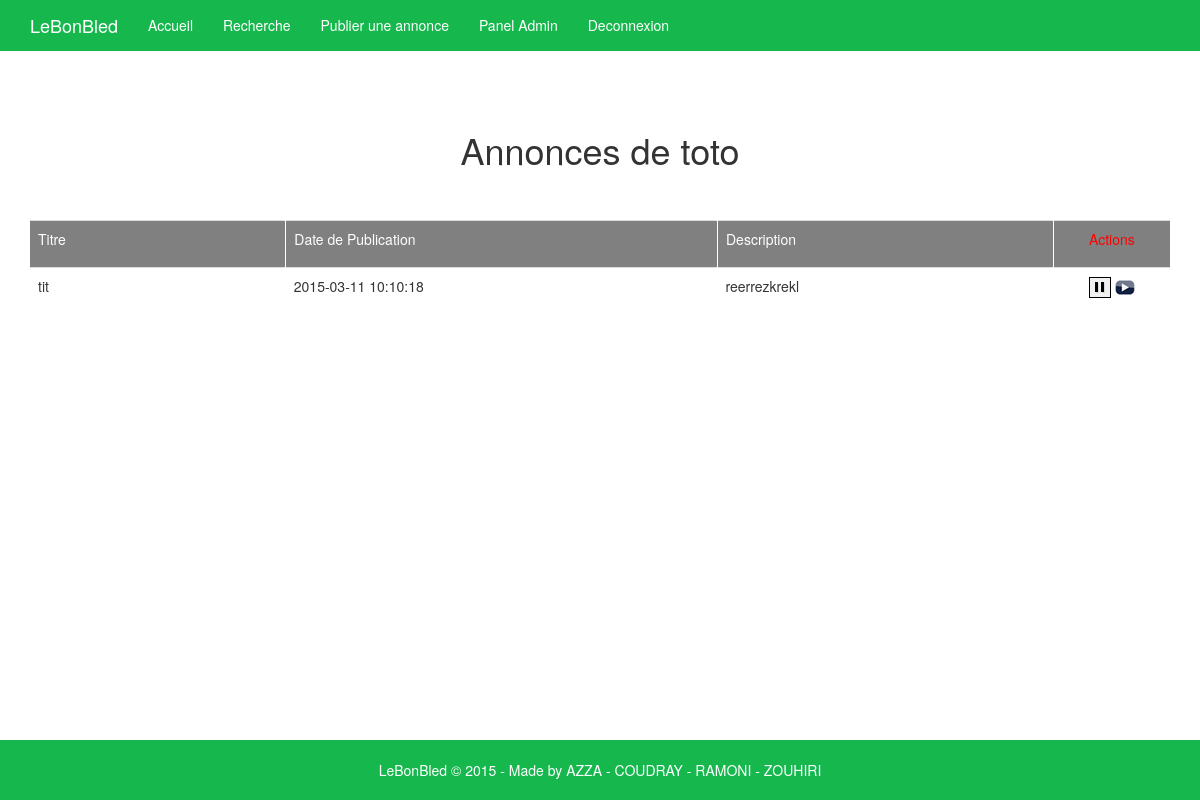
Before: /annonce_utilisateur.php?nom=toto (signed in) with the older database file.
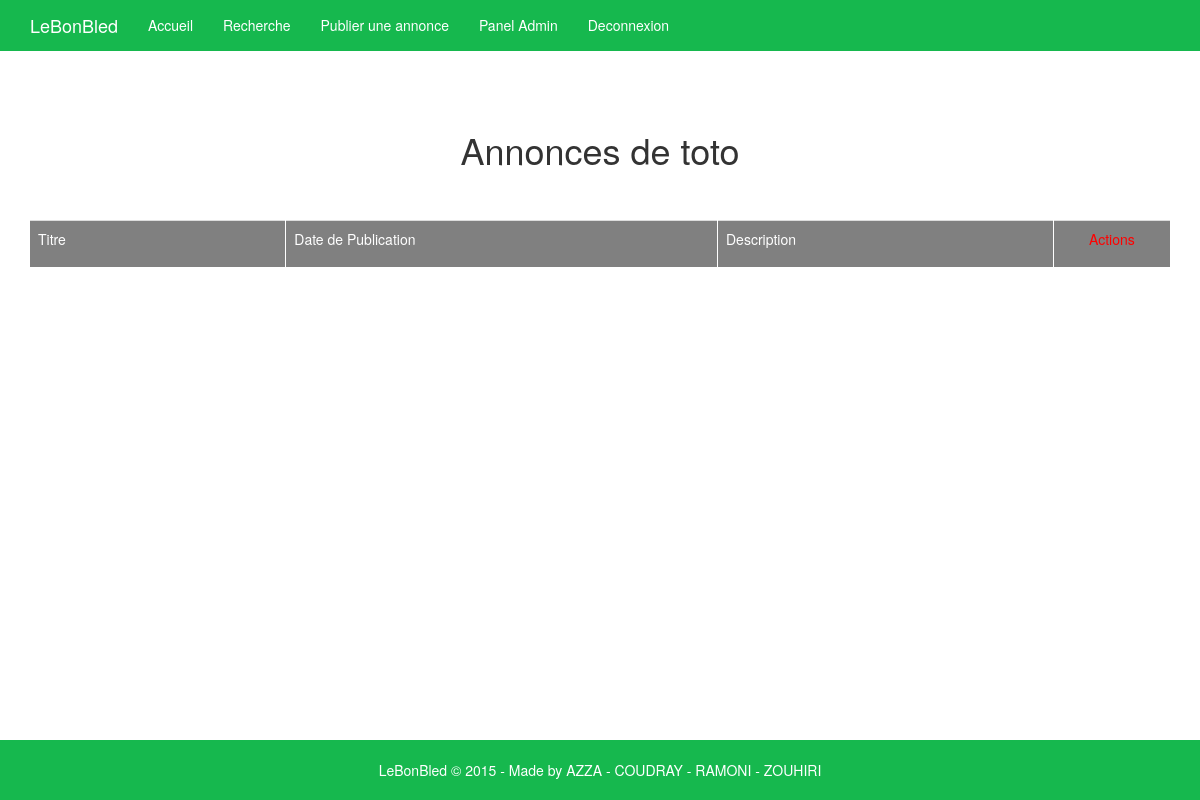
After: the same page with the newer database file.
### tables this page shows
CREATE TABLE IF NOT EXISTS `annonce` (
  `id` int(11) NOT NULL AUTO_INCREMENT,
  `titre` varchar(300) NOT NULL,
  `prix` int(11) NOT NULL,
  `date_publication` datetime NOT NULL DEFAULT CURRENT_TIMESTAMP,
  `description` text NOT NULL,
  `proprietaire` varchar(100) NOT NULL,
  `photo` varchar(200) NOT NULL,
  `active` tinyint(1) NOT NULL,
  PRIMARY KEY (`id`),
  KEY `proprietaire` (`proprietaire`)
);

### annonce_utilisateur.php (the view, shortened to what this page needs)
<!DOCTYPE html>
<html lang="en">
    <head>
        <link href="//netdna.bootstrapcdn.com/bootstrap/3.1.1/css/bootstrap.min.css" rel="stylesheet">
        <link href="Inclusion/footer.css" rel="stylesheet">
    </head>
    <body>
<?php include("Inclusion/gestion.php"); ?>
<?php include("Inclusion/footer.php"); ?>
<div class="container">
    <div class="text-center">
         <h1 class="">Annonces de <?php echo $_GET['nom']; ?></h1>
		 <center>
		 <?php
			$connexion=connexion();
            $nom= mysql_real_escape_string($_GET['nom']);
            $nom=trim($nom);
			$sql="SELECT * FROM annonce where proprietaire = '".$nom."'";
			$requete=mysqli_query($connexion,$sql);
			echo "<br /> <br />
            <table class='table table-striped'>
            <tr>
                <td style='background-color:gray;padding-right:100px;border-right:1px solid white;'>
                    <p style='color:white'>Titre</p></td><td style='border-right:1px solid white;background-color:gray;padding-right:100px;'>
                    <p style='color:white'>Date de Publication</p></td><td style='background-color:gray;padding-right:100px;border-right:1px solid white;'>
                    <p style='color:white'>Description</p></td><td align='center' style='background-color:gray;'>
                    <p style='color:red'>Actions</p></td>
                </td>
            </tr>";
			while($data=mysqli_fetch_array($requete))
			{
                     echo "<tr>
                     <td>".$data[1]."</td>
                     <td>".$data[3]."</td>
                     <td>".$data[4]."</td>
                     <td align='center'><a href='annonce_utilisateur.php?action=pause&id=".$data[0]."'><img title='Desactiver annonce' src='Image/pause.gif'/></a>
                     <a href='annonce_utilisateur.php?action=resume&id=".$data[0]."'><img title='Activer l'annonce src='Image/play.png'/></a></tr>";
			}
			echo "</table>";
		 ?>
		</center>
    </div>
</div>
    </body>
</html>

Changed rows visible on the page:
removed annonce: titre "tit", date_publication "2015-03-11 10:10:18", description "reerrezkrekl"
